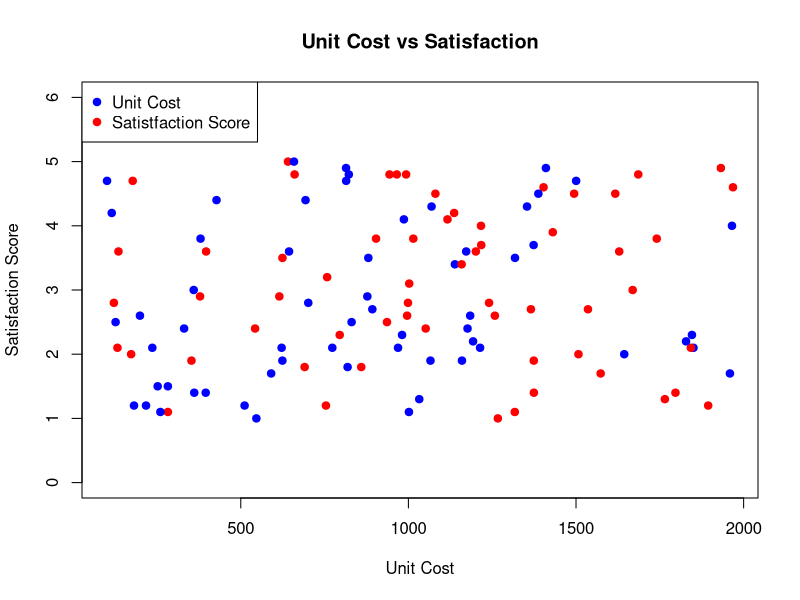
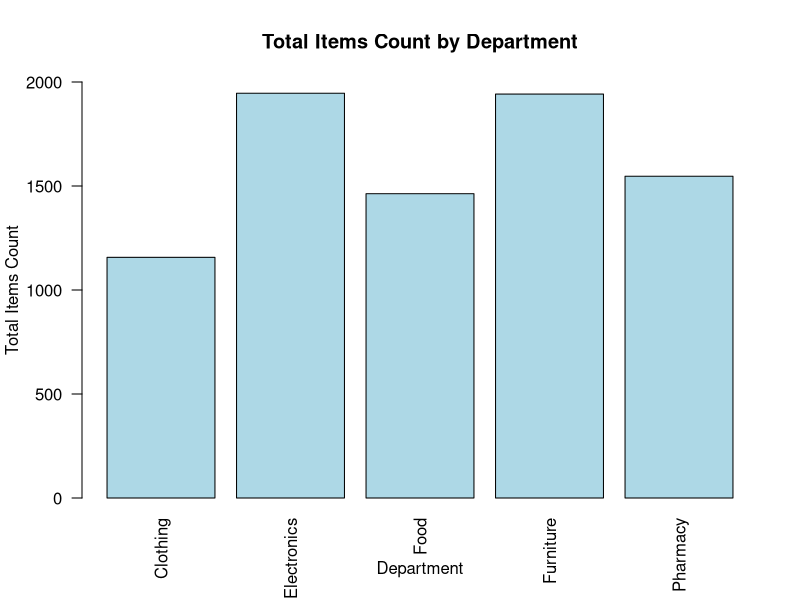
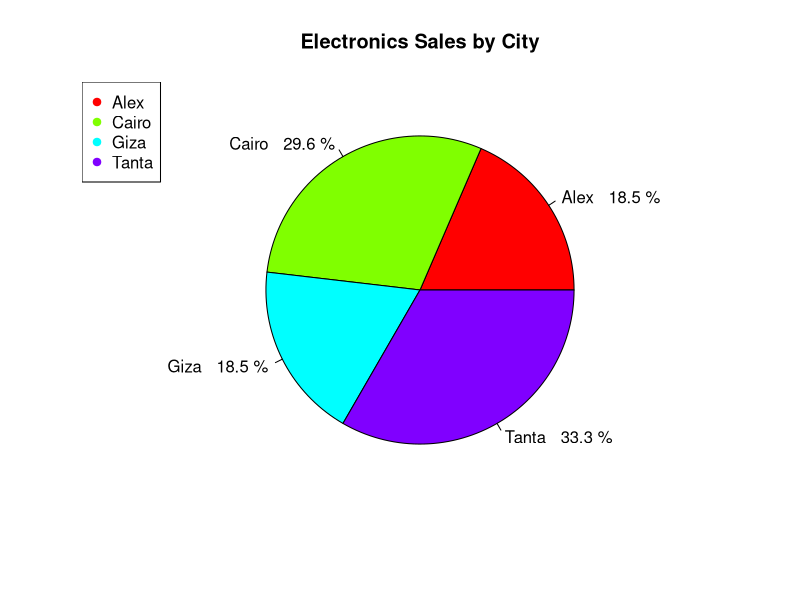
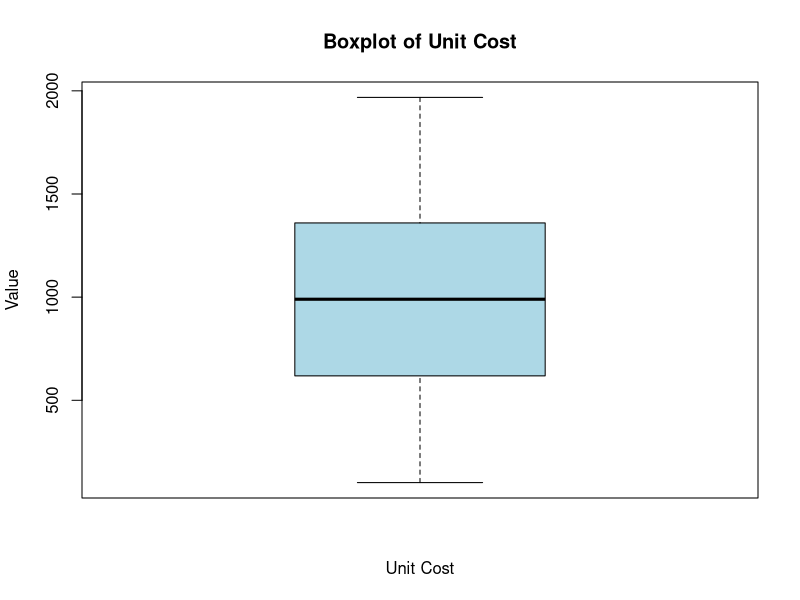
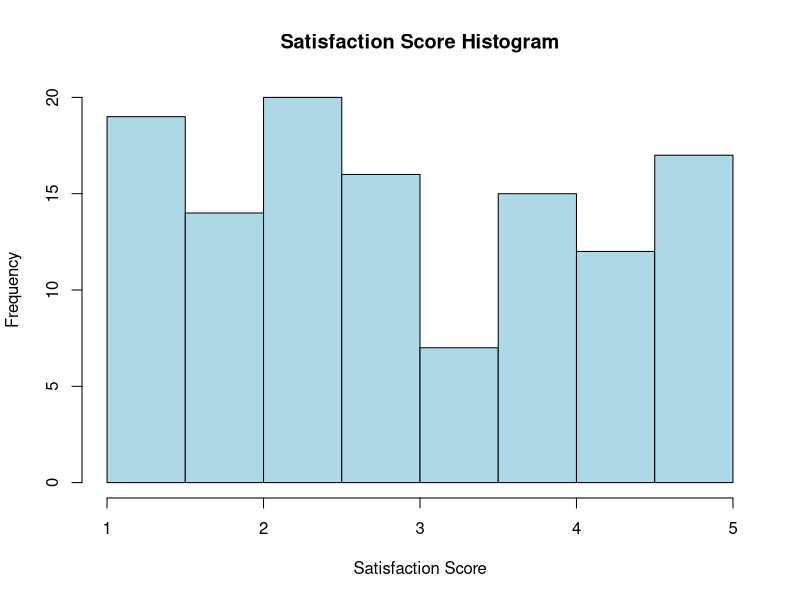
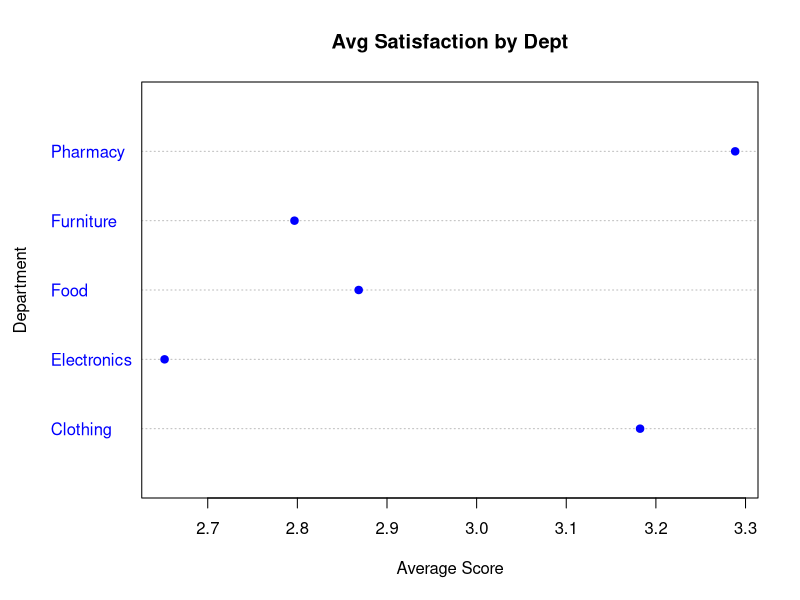
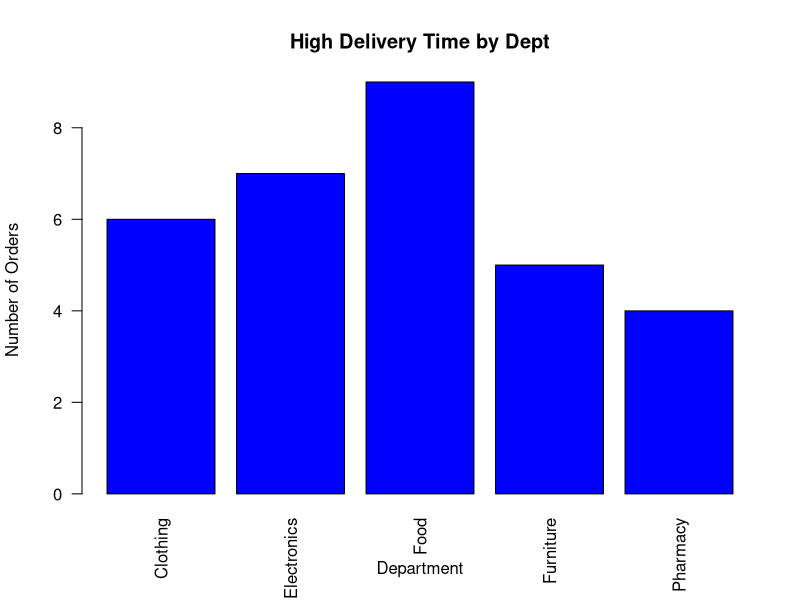
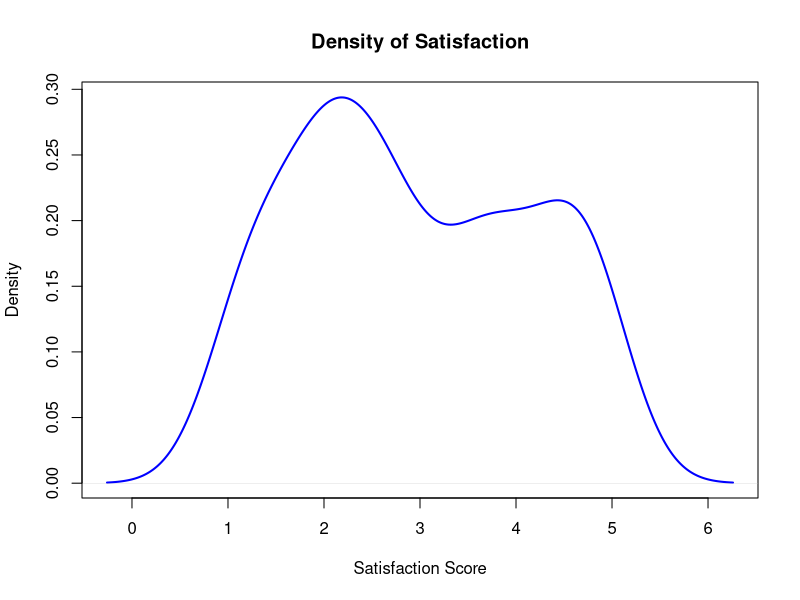

These figures' R source, in order:
DataFrame <- read.csv("supermarket.csv")

par(mfrow = c(1, 1))  

# Plot 1
plot(DataFrame$unit_cost, DataFrame$satisfaction_score,
     main = "Unit Cost vs Satisfaction",
     xlab = "Unit Cost",
     ylab = "Satisfaction Score",
     ylim = c(0, 6),
     pch=19,
     col = c("blue","red"))
legend("topleft",legend=c("Unit Cost","Satistfaction Score"),col=c("blue","red"),pch=19)
# Plot 2
dept_items <- tapply(DataFrame$items_count, DataFrame$department, sum)
barplot(dept_items,
        main = "Total Items Count by Department",
        xlab = "Department",
        ylab = "Total Items Count",
        col = "lightblue",
        ylim=c(0,2000),
        las = 2)   
# Plot 3
electronics <- DataFrame[DataFrame$department == "Electronics",
                         c("department", "city_branch")]
counts <- table(electronics$city_branch)
percentages <- round(100 * counts / sum(counts), 1)
labels <- paste(names(counts), " ", percentages, "%")

pie(counts,
    main = "Electronics Sales by City",
    col = rainbow(length(counts)),
    labels = labels)
legend("topleft",legend = names(counts),col= rainbow(length(counts)),pch=19)

# Plot 4
boxplot(DataFrame$unit_cost,
        main = "Boxplot of Unit Cost",
        xlab = "Unit Cost",
        ylab = "Value",
        col = "lightblue",
        outline = TRUE,        
        pch = 19,  
        horizontal = FALSE)

# Plot 5
hist(DataFrame$satisfaction_score,
     main = "Satisfaction Score Histogram",
     xlab = "Satisfaction Score",
     ylim=c(0,20),
     col = "lightblue")

# Plot 6
avg_scores <- tapply(DataFrame$satisfaction_score,
                     DataFrame$department,
                     mean,
                     na.rm = TRUE)

dotchart(avg_scores,
         main = "Avg Satisfaction by Dept",
         xlab = "Average Score",
         ylab = "Department",
         col = "blue",
         pch = 19)

# Plot 7
high_sat <- DataFrame[DataFrame$delivery_time >= 90, ]
summary_table <- table(high_sat$department)

barplot(summary_table,
        main = "High Delivery Time by Dept",
        xlab = "Department",
        ylab = "Number of Orders",
        col = "blue",
        las = 2)

# Plot 8
plot(density(DataFrame$satisfaction_score, na.rm = TRUE),
     main = "Density of Satisfaction",
     xlab = "Satisfaction Score",
     ylab = "Density",
     col = "blue",
     lwd = 2)

# Plot 9 
vars <- DataFrame[, c("delivery_time", "satisfaction_score", "unit_cost")]
pairs(vars,
      main = "Pairwise Relationships",
      pch = 19,
      col =c("red", "green", "blue"))

legend("topright",
       legend = colnames(vars),
       col = c("red", "green", "blue"),pch=19)
#Question 10 combine from 1-8
#For Better Visibility I did each one alone above

par(mfrow = c(2, 4), mar = c(4, 4, 3, 1))
plot(DataFrame$unit_cost, DataFrame$satisfaction_score,
     main = "Unit Cost vs Satisfaction",
     xlab = "Unit Cost",
     ylab = "Satisfaction Score",
     ylim = c(0, 8),
     pch=19,
     col = c("red", "blue"))
dept_items <- tapply(DataFrame$items_count,
                     DataFrame$department,
                     sum,
                     na.rm = TRUE)
dept_items <- tapply(DataFrame$items_count,
                     DataFrame$department,
                     sum,
                     na.rm = TRUE)
barplot(dept_items,
        main = "Total Items Count by Department",
        xlab = "Department",
        ylab = "Total Items Count",
        col = "lightblue",
        ylim=c(0,2000),
        las = 2)   
pie(counts,
    main = "Electronics Sales by City",
    col = rainbow(length(counts)),
    labels = labels)
boxplot(DataFrame$unit_cost,
        main = "Boxplot of Unit Cost",
        xlab = "Unit Cost",
        ylab = "Value",
        col = "lightblue",
        horizontal = FALSE)
hist(DataFrame$satisfaction_score,
     main = "Satisfaction Score Histogram",
     xlab = "Satisfaction Score",
     col = "lightblue")
dotchart(avg_scores,
         main = "Avg Satisfaction by Dept",
         xlab = "Average Score",
         ylab = "Department",
         col = "blue",
         pch = 19)
barplot(summary_table,
        main = "High Delivery Time by Dept",
        xlab = "Department",
        ylab = "Number of Orders",
        col = "blue",
        las = 2)
plot(density(DataFrame$satisfaction_score, na.rm = TRUE),
     main = "Density of Satisfaction",
     xlab = "Satisfaction Score",
     ylab = "Density",
     col = "blue",
     lwd = 2)
